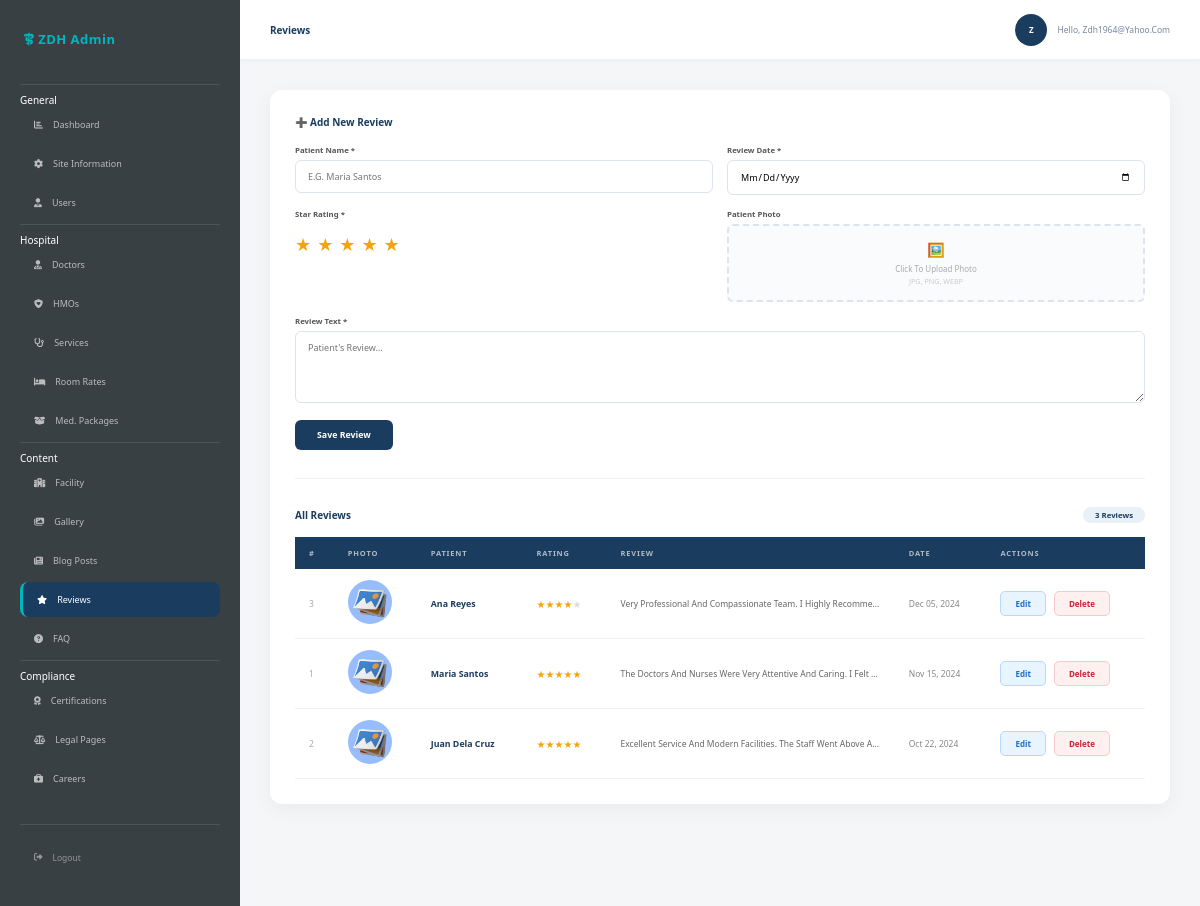
Screenshot of /admin/index.php?page=reviews (signed in) with the database file from the repository.
### tables this page shows
CREATE TABLE `reviews` (
  `id` int(11) NOT NULL,
  `patient_name` varchar(150) NOT NULL,
  `review_text` text NOT NULL,
  `rating` tinyint(1) DEFAULT 5,
  `photo` varchar(255) DEFAULT '',
  `review_date` date NOT NULL,
  `created_at` timestamp NOT NULL DEFAULT current_timestamp()
);

### admin/pages/reviews.php (the view, shortened to what this page needs)
<?php
global $con;
$reviews = [];
$result  = mysqli_query($con, "SELECT * FROM reviews ORDER BY review_date DESC");
while ($row = mysqli_fetch_assoc($result)) $reviews[] = $row;
?>
<h4 id="formTitle" style="margin-bottom:16px;font-size:1rem;color:#1a3c5e;">➕ Add New Review</h4>
<div id="reviewForm">
    <div style="display:grid;grid-template-columns:1fr 1fr;gap:14px;margin-bottom:14px;">
        <div>
            <label style="font-size:0.78rem;font-weight:600;color:#555;display:block;margin-bottom:5px;">Patient Name *</label>
            <input type="text" id="patientName" placeholder="e.g. Maria Santos"
                style="width:100%;padding:9px 12px;border:1px solid #dde3ea;border-radius:6px;font-size:0.9rem;font-family:inherit;outline:none;">
        </div>
        <div>
            <label style="font-size:0.78rem;font-weight:600;color:#555;display:block;margin-bottom:5px;">Review Date *</label>
            <input type="date" id="reviewDate"
                style="width:100%;padding:9px 12px;border:1px solid #dde3ea;border-radius:6px;font-size:0.9rem;font-family:inherit;outline:none;">
        </div>
        <div>
            <label style="font-size:0.78rem;font-weight:600;color:#555;display:block;margin-bottom:5px;">Star Rating *</label>
            <div id="starPicker" style="display:flex;gap:6px;padding:8px 0;">
                <?php for($i=1;$i<=5;$i++): ?>
                <span class="star-pick" data-val="<?= $i ?>"
                    style="font-size:1.8rem;cursor:pointer;color:#ddd;transition:color 0.15s;"
                    onmouseover="hoverStars(<?= $i ?>)"
                    onmouseout="resetStars()"
                    onclick="selectStar(<?= $i ?>)">★</span>
                <?php endfor; ?>
            </div>
        </div>
        <div>
            <label style="font-size:0.78rem;font-weight:600;color:#555;display:block;margin-bottom:5px;">Patient Photo</label>
            <div id="uploadArea" onclick="document.getElementById('photoInput').click()"
                style="border:2px dashed #dde3ea;border-radius:6px;padding:14px;text-align:center;cursor:pointer;background:#fafbfc;">
                <div id="uploadPlaceholder">
                    <div style="font-size:1.4rem;margin-bottom:4px;">🖼️</div>
                    <div style="font-size:0.8rem;color:#aaa;">Click to upload photo</div>
                    <div style="font-size:0.72rem;color:#ccc;margin-top:2px;">JPG, PNG, WEBP</div>
                </div>
            </div>
        </div>
    </div>
    <div style="margin-bottom:14px;">
        <label style="font-size:0.78rem;font-weight:600;color:#555;display:block;margin-bottom:5px;">Review Text *</label>
        <textarea id="reviewText" rows="4" placeholder="Patient's review..."
            style="width:100%;padding:9px 12px;border:1px solid #dde3ea;border-radius:6px;font-size:0.9rem;font-family:inherit;outline:none;resize:vertical;"></textarea>
    </div>
    <div style="display:flex;gap:10px;">
        <button onclick="saveReview()"
            style="padding:9px 22px;background:#1a3c5e;color:white;border:none;border-radius:6px;font-size:0.88rem;font-weight:600;cursor:pointer;">
            Save Review
        </button>
    </div>
</div>
<hr style="margin:28px 0;border:none;border-top:1px solid #eef1f5;">
<div style="display:flex;align-items:center;justify-content:space-between;margin-bottom:14px;">
    <h4 style="font-size:1rem;color:#1a3c5e;">All Reviews</h4>
    <span id="reviewCount" style="background:#e8f0f8;color:#1a3c5e;font-size:0.78rem;font-weight:700;padding:3px 12px;border-radius:20px;">
        <?= count($reviews) ?> Review<?= count($reviews) !== 1 ? 's' : '' ?>
    </span>
</div>
<div style="overflow-x:auto;">
<table style="width:100%;border-collapse:collapse;">
    <thead>
        <tr style="background:#1a3c5e;">
            <th style="padding:11px 14px;text-align:left;font-size:0.75rem;color:rgba(255,255,255,0.65);font-weight:600;letter-spacing:0.8px;text-transform:uppercase;">#</th>
            <th style="padding:11px 14px;text-align:left;font-size:0.75rem;color:rgba(255,255,255,0.65);font-weight:600;letter-spacing:0.8px;text-transform:uppercase;">Photo</th>
            <th style="padding:11px 14px;text-align:left;font-size:0.75rem;color:rgba(255,255,255,0.65);font-weight:600;letter-spacing:0.8px;text-transform:uppercase;">Patient</th>
            <th style="padding:11px 14px;text-align:left;font-size:0.75rem;color:rgba(255,255,255,0.65);font-weight:600;letter-spacing:0.8px;text-transform:uppercase;">Rating</th>
            <th style="padding:11px 14px;text-align:left;font-size:0.75rem;color:rgba(255,255,255,0.65);font-weight:600;letter-spacing:0.8px;text-transform:uppercase;">Review</th>
            <th style="padding:11px 14px;text-align:left;font-size:0.75rem;color:rgba(255,255,255,0.65);font-weight:600;letter-spacing:0.8px;text-transform:uppercase;">Date</th>
            <th style="padding:11px 14px;text-align:left;font-size:0.75rem;color:rgba(255,255,255,0.65);font-weight:600;letter-spacing:0.8px;text-transform:uppercase;">Actions</th>
        </tr>
    </thead>
    <tbody id="reviewTableBody">
        <?php if (empty($reviews)): ?>
            <tr><td colspan="7" style="padding:40px;text-align:center;color:#aaa;">No reviews yet. Add one above.</td></tr>
        <?php else: ?>
            <?php foreach ($reviews as $r): ?>
            <tr id="row-<?= $r['id'] ?>" style="border-bottom:1px solid #eef1f5;">
                <td style="padding:11px 14px;font-size:0.85rem;color:#aaa;"><?= $r['id'] ?></td>
                <td style="padding:11px 14px;">
                    <img src="../<?= htmlspecialchars(!empty($r['photo']) ? $r['photo'] : 'admin/images/default.jpg') ?>"
                        style="width:44px;height:44px;object-fit:cover;border-radius:50%;"
                        onerror="this.onerror=null;this.src='../admin/images/default.jpg'">
                </td>
                <td style="padding:11px 14px;font-size:0.88rem;font-weight:600;color:#1a3c5e;"><?= htmlspecialchars($r['patient_name']) ?></td>
                <td style="padding:11px 14px;font-size:1rem;color:#f4a40a;">
                    <?= str_repeat('★', $r['rating']) ?><span style="color:#ddd;"><?= str_repeat('★', 5 - $r['rating']) ?></span>
                </td>
                <td style="padding:11px 14px;font-size:0.85rem;color:#666;max-width:250px;overflow:hidden;text-overflow:ellipsis;white-space:nowrap;">
                    <?= htmlspecialchars($r['review_text']) ?>
                </td>
                <td style="padding:11px 14px;font-size:0.85rem;color:#888;">
                    <?= date('M d, Y', strtotime($r['review_date'])) ?>
                </td>
                <td style="padding:11px 14px;">
                    <div style="display:flex;gap:8px;">
                        <button onclick="editReview(<?= $r['id'] ?>)"
                            style="padding:6px 14px;background:#e8f4ff;color:#1a6fcc;border:1px solid #b8d8f8;border-radius:5px;font-size:0.8rem;font-weight:600;cursor:pointer;">Edit</button>
                        <button onclick="deleteReview(<?= $r['id'] ?>, '<?= htmlspecialchars(addslashes($r['patient_name'])) ?>')"
                            style="padding:6px 14px;background:#fff0f0;color:#cc2233;border:1px solid #f8c8cc;border-radius:5px;font-size:0.8rem;font-weight:600;cursor:pointer;">Delete</button>
                    </div>
                </td>
            </tr>
            <?php endforeach; ?>
        <?php endif; ?>
    </tbody>
</table>
</div>

### css/style.css (style rules this page uses)
:root { --blue: #00b6bd; --black: #394044; --wight: #fff; }
body { overflow-x: hidden; }
* { font-family: "Inter", sans-serif; margin: 0; padding: 0; text-decoration: none; text-transform: capitalize; outline: none; box-sizing: border-box; transition: all linear 0.2s; }
html { font-size: 62.5%; overflow-x: hidden; scroll-behavior: smooth; }
hr { border-color: #9a9fa5; margin: 30px 0 20px; }

### admin/index.php (style rules this page uses)
:root { --blue: #00b6bd; --blue-dark: #008f95; --navy: #1a3c5e; --black: #394044; --white: #fff; --bg: #f4f6f8; --border: #eef1f5; }
* { margin:0; padding:0; box-sizing:border-box; font-family: Segoe UI, sans-serif; }

### rows the page displays
reviews: id "3", patient_name "Ana Reyes", rating "★★★★", rating "★", review_text "Very Professional And Compassionate Team. I Highly Recomme…", review_date "Dec 05, 2024"
reviews: id "1", patient_name "Maria Santos", rating "★★★★★", review_text "The Doctors And Nurses Were Very Attentive And Caring. I Felt…", review_date "Nov 15, 2024"
reviews: id "2", patient_name "Juan Dela Cruz", rating "★★★★★", review_text "Excellent Service And Modern Facilities. The Staff Went Above A…", review_date "Oct 22, 2024"

### other values shown
$page "Reviews"
substr($_SESSION['username'], 0, 1) "Z"
$_SESSION['username'] "Zdh1964@yahoo.com"
count($reviews) "3"
